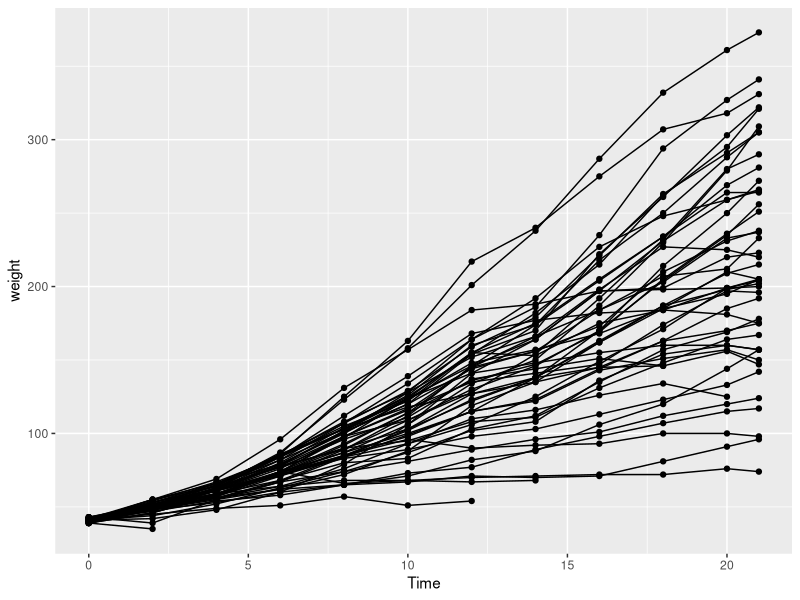
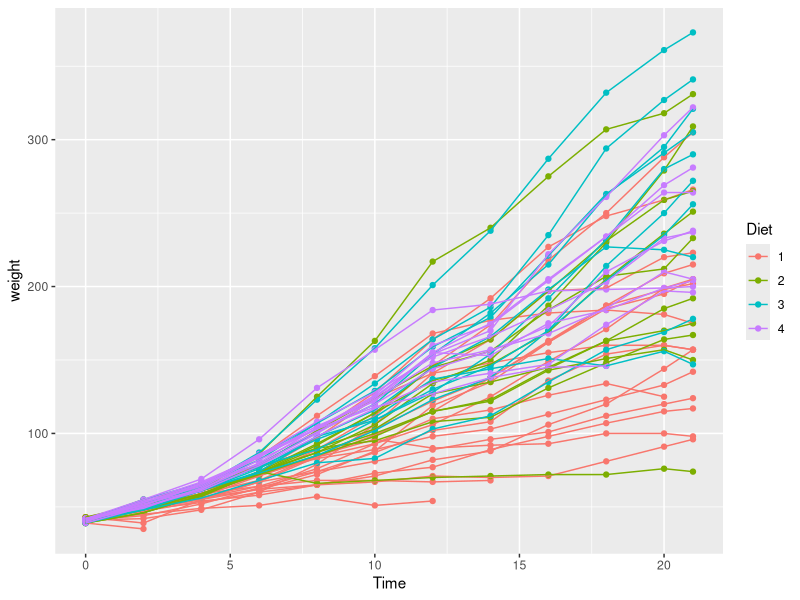
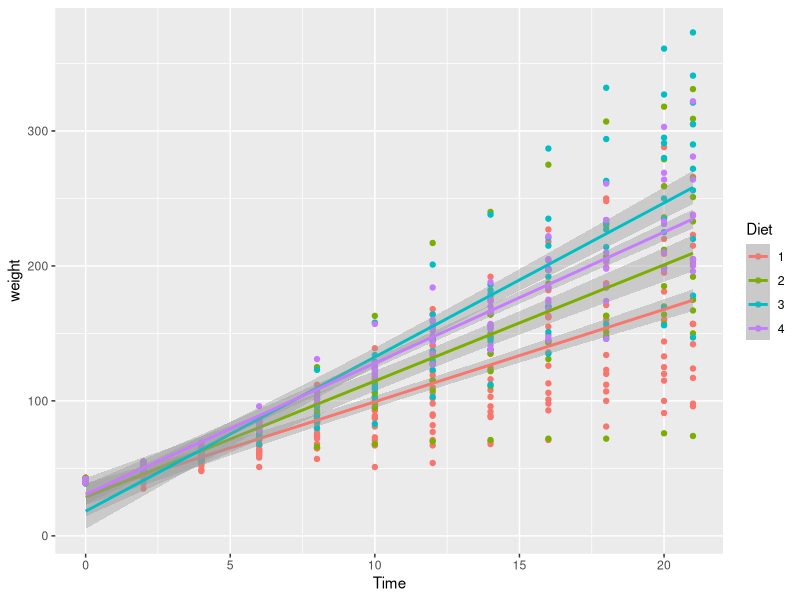
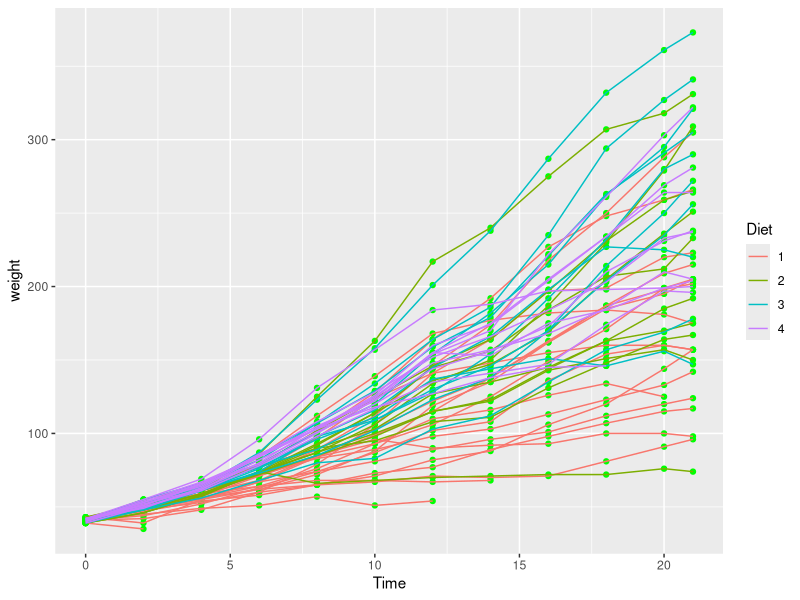
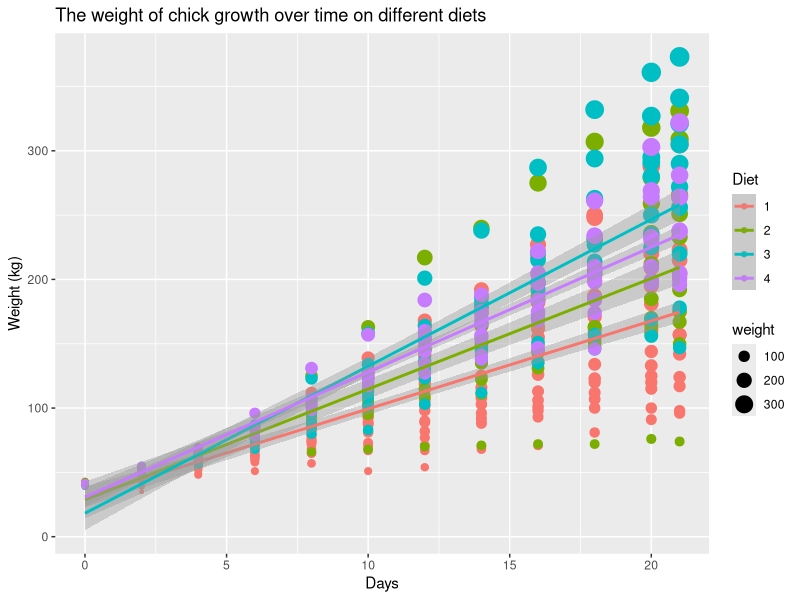
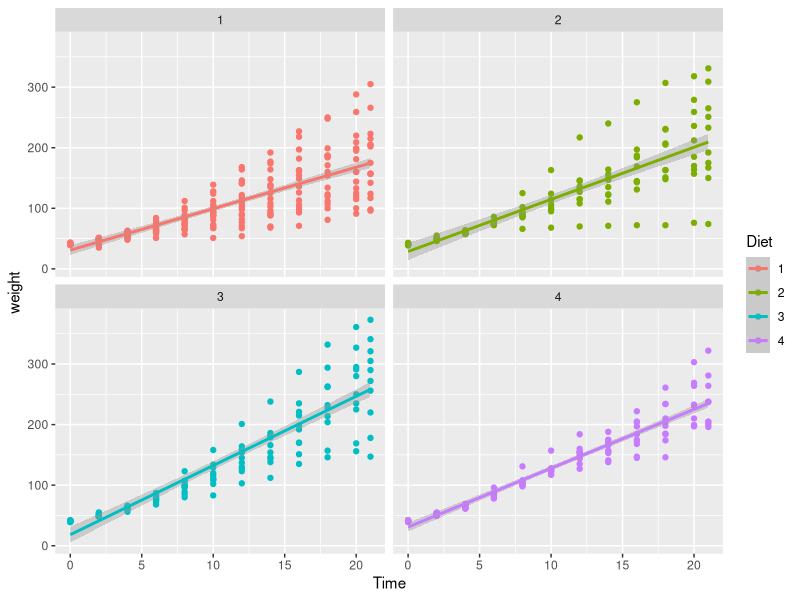
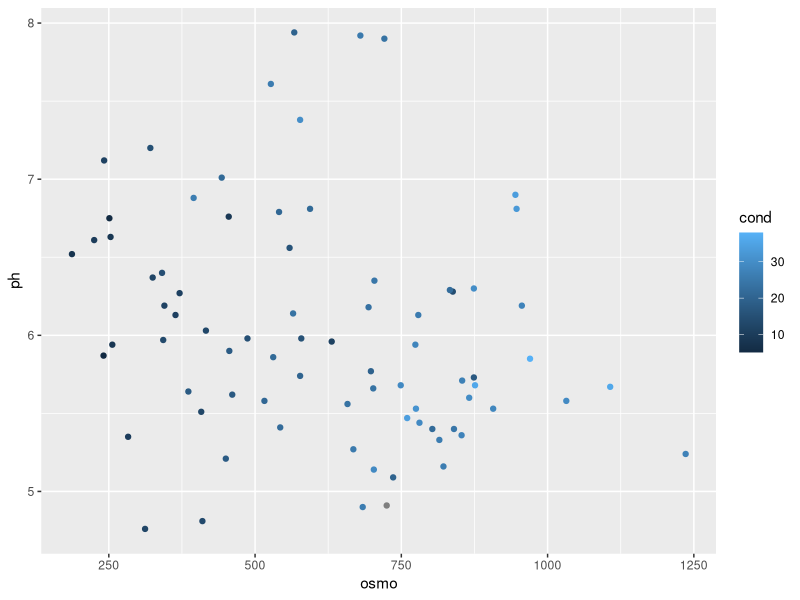
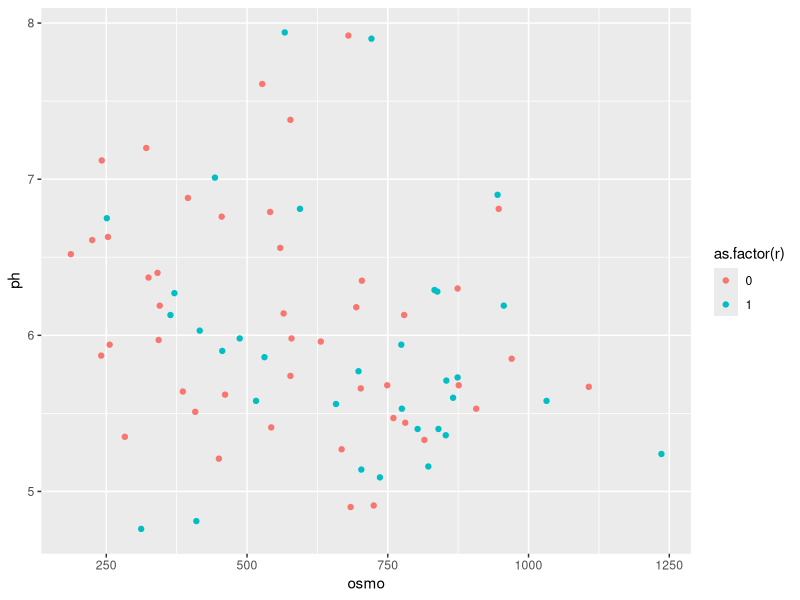

R code for these plots, in order:
#plotting in R using ggplots2
#day2
#Mihle Gayiza
#30th Jan 2019

#load library
library(tidyverse)

chicks <- datasets::ChickWeight
??ChickWeight

ggplot(data = chicks, aes(x = Time, y = weight)) +  #specify data #aes (aestethic) specify x n y
  geom_point() +                                   #when plotting you use +, same as %>% 
  geom_line(aes(group = Chick))                     #when plotting you use group, same as group by


ggplot(chicks, aes(x = Time, y = weight, colour = Diet)) + #for time effeciency entry is dataset
  geom_point() +
  geom_line(aes(group = Chick))

ggplot(chicks, aes(x = Time, y = weight, colour = Diet)) +
  geom_point() +
  geom_smooth(method = "lm")    #geom smooth averages the data and creates a smooth line #lm is a linear model

ggplot(chicks, aes(x = Time, y = weight, colour = Diet)) + 
  geom_point(colour = "green") +
  geom_line(aes(group = Chick))


ggplot(chicks, aes(x = Time, y = weight, colour = Diet)) + 
  geom_point(aes(size = weight)) +            #point size to show the weight
  geom_smooth(method = "lm") +
  labs(x = "Days", y = "Weight (kg)") + #when you want to rename the label
  ggtitle("The weight of chick growth over time on different diets")
  theme_bw()                            #changing appearance of graph
  
  #FACETTING IN GGPLOT
  library(ggpubr)

  ggplot(chicks, aes(x = Time, y = weight, colour = Diet)) +
    geom_point() +
    geom_smooth(method = "lm") +
    facet_wrap(~Diet, ncol = 2)  #~tells us that the data we want to split, ncol is the number of columns we want to split the data into

chicks_2 <- chicks %>%             #create new dataset
  filter(Time == 21)             #show only day 21

plot_1 <- ggplot(chicks, aes(x = Time, y = weight, colour = Diet)) +
  geom_point() +
  geom_line(aes(group = Chick)) +
  ggtitle("A1")
  

plot_2 <- ggplot(chicks, aes(x = Time, y = weight, colour = Diet)) +
  geom_point() +
  geom_smooth(method = "lm") +
  ggtitle("B")


plot_3 <- ggplot(data = chicks_2, aes(x = weight)) +
  geom_histogram(aes(fill = Diet), position = "dodge", binwidth = 100) +  #with histogram always use dodge
  labs(x = "Final Mass (g)", y = "Count")

plot_4 <- ggplot(data = chicks_2, aes(x = Diet, y = weight)) +
  geom_boxplot(aes(fill = Diet)) +
  labs(x = "Diet", y = "Final Mass (g)")

plot_combined <- ggarrange(plot_1, plot_2, plot_3, plot_4)

##3rd library
library(boot)
urine <- boot::urine
??urine

 urine %>% 
  select(-cond)     #excluding a column
 
 ggplot(data = urine, aes(x = osmo, y = ph)) +
   geom_point(aes(colour = cond))

 ggplot(data = urine, aes(x = osmo, y = ph)) +
   geom_point(aes(colour = as.factor(r)))    #as."factor" tells r to read as a factor
 
 # [A.A]
 # Neat script
 # Good to try new things and play with the different functions in R, this will improve your marks and knowledge
 # Lack of comments throughout the script